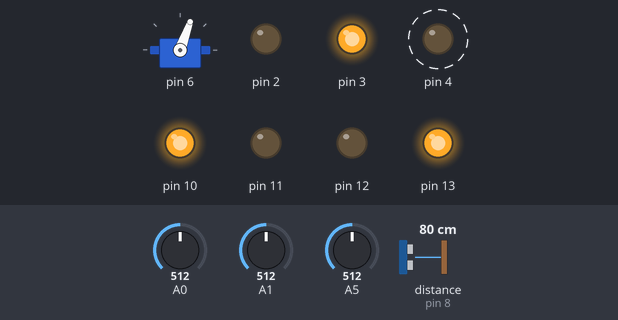
Simulated run of this program. Board: Arduino Uno, built with avr-gcc and run on an emulated ATmega328P. Shown: servo, output pins drawn as LEDs (lit = HIGH). Dashed ring = blinking. Inputs (shaded band) come from the test bench; at power-on: A1 = 512, A0 = 512, A5 = 512, distance to the obstacle (sensor on pin 8) 80 cm. The echo pulse lasts 58.3 µs per cm; pins used as bus, display or sensor lines are not drawn; what the program prints to the serial monitor is not drawn.

Above: at 1.2 s.
1.3 s: A1 set to 439
At 4.63 s:
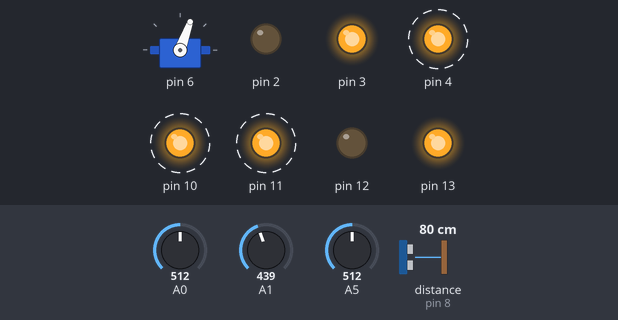
8.5 s: A1 set to 403
At 9.9 s:
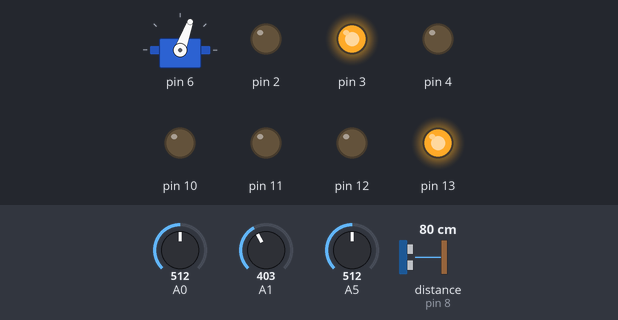
At 10.51 s:
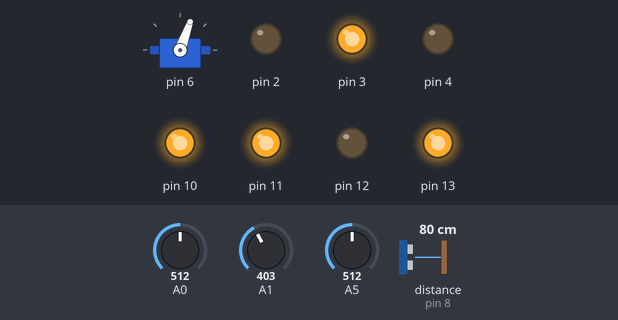
12.7 s: A0 set to 618
16.2 s: A0 set to 644
19.7 s: A5 set to 686
23.2 s: A5 set to 717
At 23.47 s:
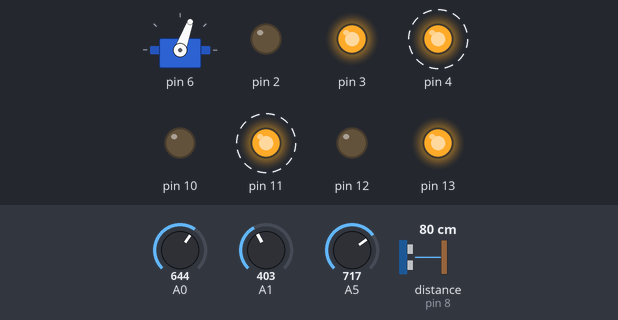
Timing chart, 0 to 27.7 s (numbered marks = the images above; inputs shaded):
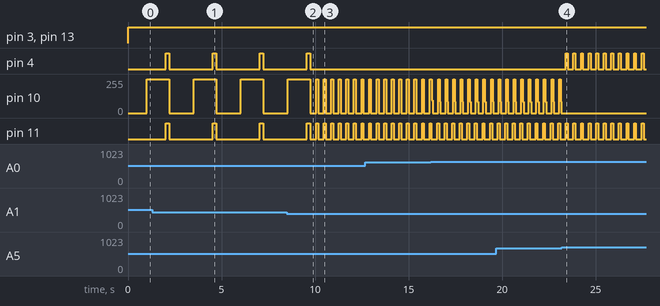

Measured:
- the behaviour switches between 421 and 420 on A1 (found by bisection; images 1 and 2)
- the behaviour switches between 700 and 701 on A5 (found by bisection; images 3 and 4)
- after the input at 8.5 s, pin 4: goes on until 9.8 s, then stays LOW
- after the input at 23.2 s, pin 4: alternates HIGH for 0.10 s and LOW for 0.30 s, starting after 0.22 s; pin 10: stops changing and stays 0/255
- by itself, pin 4, pin 11: alternates HIGH for 0.20 s and LOW for 2.3 s
- by itself, pin 10: alternates 255/255 for 1.2 s and 0/255 for 1.3 s

The program:

main.cpp
```cpp
#include "config.hpp"
#include "Carro.hpp"

Carro fred = Carro("fred", TEMPO_MOVIMENTO, TEMPO_PARADO, VELOCIDADE_MINIMA, TEMPO_CURVA, DISTANCIA_MAXIMA, QUANTIDADE_AMOSTRAS, MOTOR_IN1, MOTOR_IN2, MOTOR_IN3, MOTOR_IN4, PIN_VEL_A, PIN_VEL_B, SENSOR_ESQUERDO, SENSOR_DIREITO, SENSOR_MEIO, LED_ESQUERDO, LED_DIREITO);
UltraSonicDistanceSensor ultrassom(TRIGGER, ECHO);
// Direito eh mais forte

void setup() {
  fred.setup(SERVO);
  // fred.calibrar();

  // antigo
  // fred.sensor_esquerdo.set_valores(551, 214, 889, 889.4, 183.00);
  // fred.sensor_direito.set_valores(442, 264, 620, 763.52, 240.0);
  // fred.sensor_meio.set_valores(476, 116, 856, 878.05, 107.05);

  // novo 1 medicao
  // fred.sensor_esquerdo.set_valores(470, 254, 280.12, 308, 633, 845.31, 888);
  // fred.sensor_direito.set_valores(391, 287, 313.94, 334, 449, 795.12, 889);
  // fred.sensor_meio.set_valores(414, 46, 51.06, 60, 768, 836.96, 875);

  // novo 2 medicao
  // fred.sensor_esquerdo.set_valores(613, 205, 279.19, 352, 871, 880.33, 904);
  // fred.sensor_direito.set_valores(685, 274, 295.97, 315, 912, 916.32, 927);
  // fred.sensor_meio.set_valores(420, 50, 62.8, 81, 760, 832.92, 861);

  // novo 3 medicao
  fred.sensor_esquerdo.set_valores(630, 448, 472.06, 489, 771, 870.69, 986);
  fred.sensor_direito.set_valores(700, 657, 666.25, 676, 964, 977.52, 989);
  fred.sensor_meio.set_valores(420, 50, 62.8, 81, 760, 832.92, 861);


  // 1) fred segue a linha (ele esta na linha)
  // 2) fred saiu da linha (fred para
  // 3) fred olha o ultimo sensor na linha
  // 4) fred decide pra qual lado virar baseado no ultimo sensor na linha
  // 5) fred começa a virar enquanto
  Serial.println("Comecei");


  // int velocidade_inicial = 163;
  // fred._motor_direito.mudar_velocidade(fred.velocidade_minima);
  // fred._motor_esquerdo.mudar_velocidade(velocidade_inicial);
  // for(int i=0; i<20; i++){ //163 - 165 foi bom
  //   Serial.print("Testando velocidade ");
  //   Serial.println(velocidade_inicial+i);
  //   fred._motor_esquerdo.mudar_velocidade(velocidade_inicial+i);
  //   fred._motor_direito.andar_frente();
  //   fred._motor_esquerdo.andar_frente();
  //   delay(300);
  //   fred.desligar();
  //   Serial.println("Corra! Voce tem 7 segundos para reposicionar o carrinho!");
  //   delay(7000);
  // }


//  for (int i = 50; i < 255; i++)
//  {
//   fred.seguir_frente(i);
//   Serial.print("Velocidade: ");
//   Serial.println(i);
//   delay(1000);
//  }

  // while(1){
  //   fred.atualizar();
  //   Serial.print("Leitura do sensor esquerdo: ");
  //   fred.sensor_esquerdo.print();
  //   fred.led_esquerdo.piscar(1000);
  //   fred.atualizar();
  //   Serial.print("Leitura do sensor direito: ");
  //   fred.sensor_direito.print();
  //   fred.led_direito.piscar(1000);
  //   Serial.print("Leitura do sensor meio: ");
  //   fred.sensor_meio.print();
  //   fred.atualizar();
  //   delay(1000);
  //   Serial.println("-------------------------------------------------");
  //   Serial.println(ultrassom.measureDistanceCm());
  //   Serial.println("-------------------------------------------------");
  //   delay(1000);
  // }
  // fred.seguir_linha(ultrassom);


}

void loop() {
    fred.atualizar();
    fred.seguir_linha(ultrassom);
    // fred.sensor_esquerdo.print();  // fred.seguir_frente(255);
    // fred.sensor_direito.print();
  // delay(500);
  // fred.desligar();
  // fred.led_direito.piscar(10000);


  // fred.seguir_frente(fred.velocidade_minima);
  // fred.sensor_esquerdo.print();
  // fred.sensor_direito.print();
  // fred.sensor_meio.print();

  // fred.atualizar();
  // if(fred.achou_trilha()){
  //   Serial.println("Estou no preto!");
  // } else {
  //   Serial.println("Estou no branco!");
  // }

  // if(fred.detectar_cruzamento()){
  //   Serial.println("Cruzamento!");
  // }
  // else{
  //   Serial.println("Nao eh cruzamento!");
  // }
  // delay(500);
}
```
